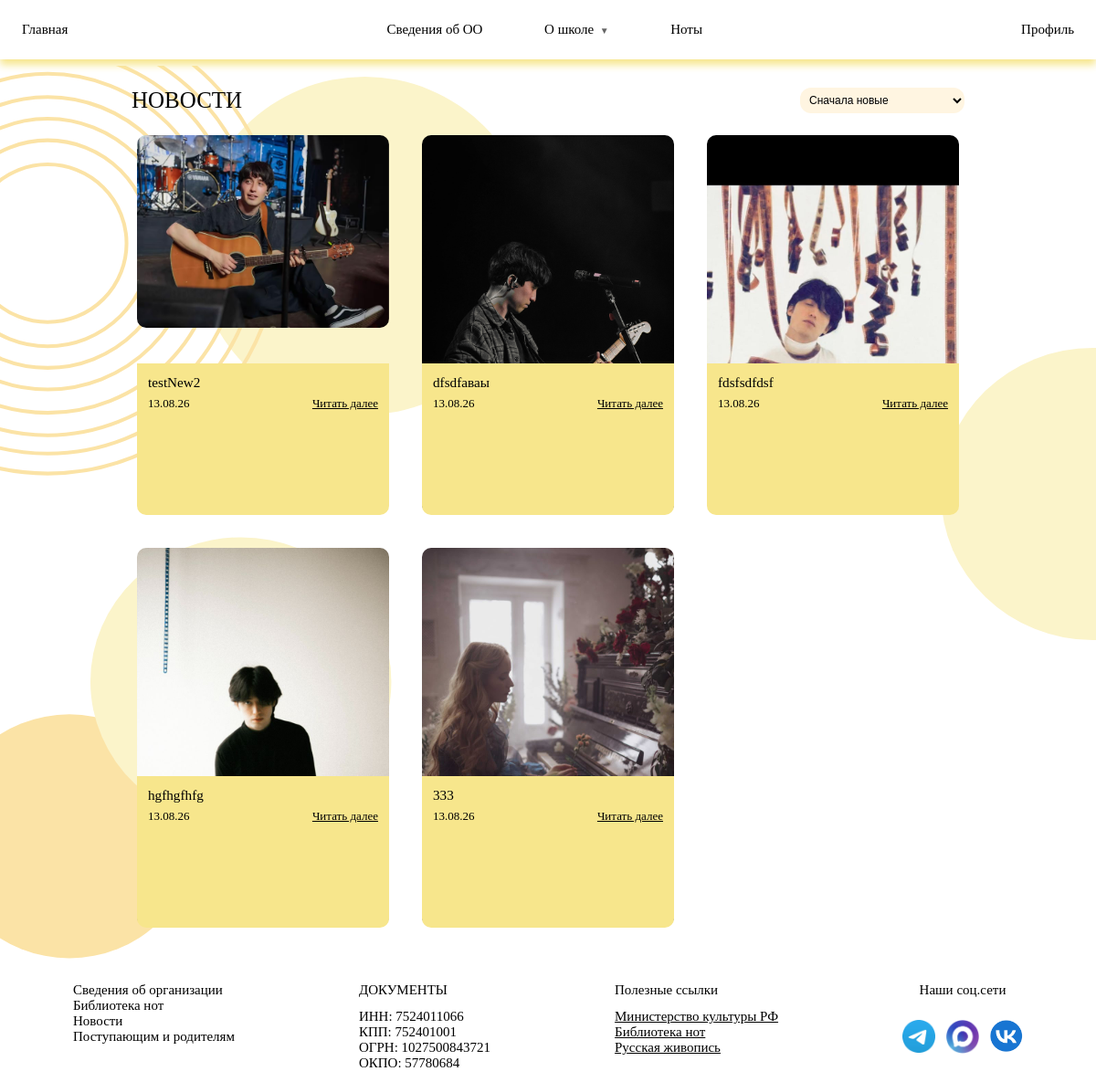
The page /news/ on the database as committed earlier.
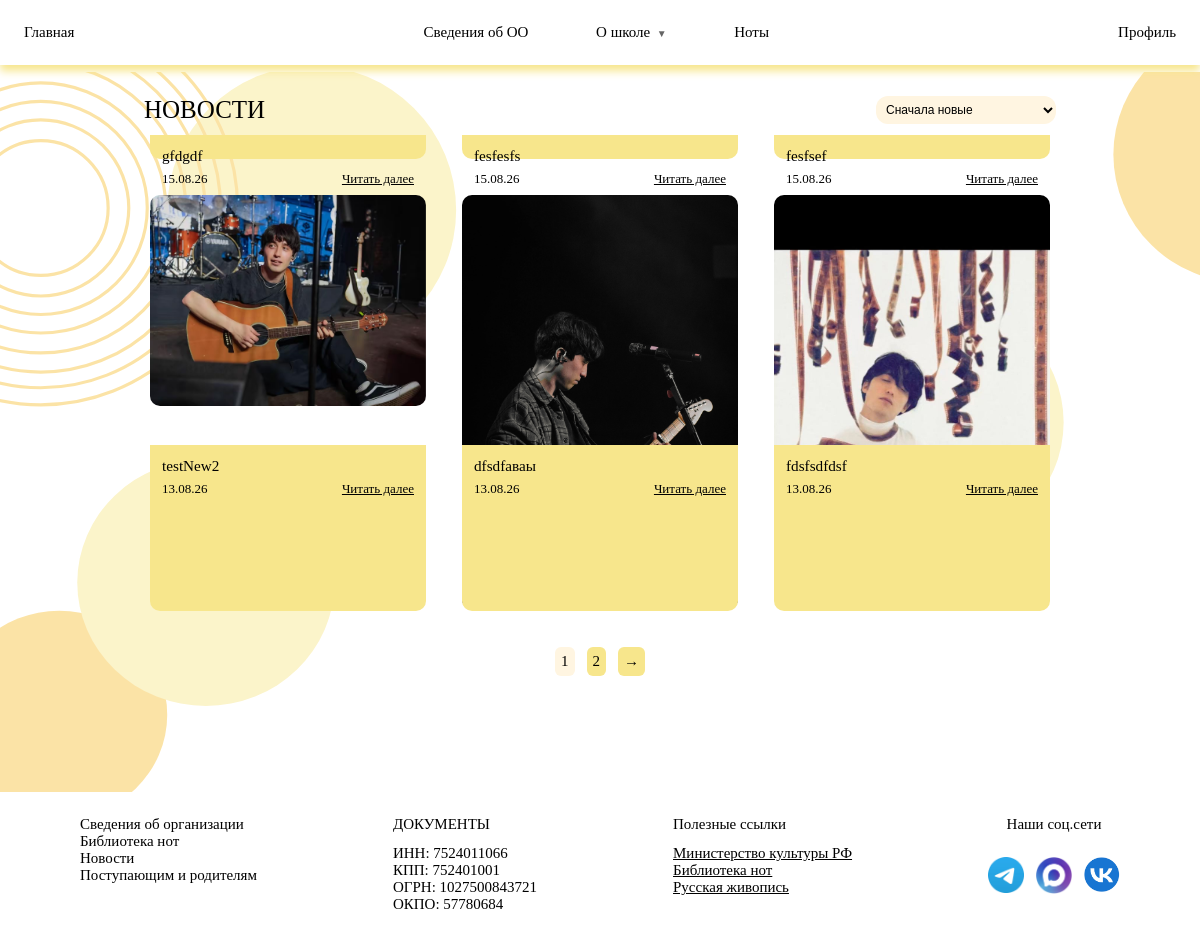
The same page on the database as committed later.
### adminFunc/models.py (models this page shows, shortened)
class News(models.Model):
    heading = models.CharField(
        max_length=255,
        verbose_name='Заголовок'
    )
    full_text = models.TextField(
        verbose_name='Полный текст'
    )
    date = models.DateField(
        auto_now_add=True,
        verbose_name='Дата публикации'
    )

class NewsPhoto(models.Model):
    new = models.ForeignKey(
        News,
        on_delete=models.CASCADE,
        related_name='photos',
        verbose_name='Новость'
    )
    photo = models.ImageField(
        upload_to='news_photos/',
        verbose_name='Фото'
    )

### adminFunc/views.py (the view)
# urls.py: path('news/', views.news_list_page, name='news-list-page'),
def news_list_page(request):
    ordering = request.GET.get('ordering', '-date')
    news_list = News.objects.all().order_by(ordering)
    paginator = Paginator(news_list, 6)
    page_number = request.GET.get('page')
    page_obj = paginator.get_page(page_number)
    return render(request, 'news_list.html', {
        'news_list': page_obj,
        'ordering': ordering,
    })

### templates/news_list.html (shortened to what this page needs)
{% extends 'base.html' %}
{% load static %}
{% block extra_css %}
<link rel="stylesheet" href="{% static 'news.css' %}">
{% endblock %}
{% block content %}
<main class="main">
    <div class="headline">
        <h2>НОВОСТИ</h2>
        <div class="filter">
            <select class="news-filter" id="sort" name="sort" onchange="location.href='?ordering='+this.value">
                <option value="-date" {% if ordering == '-date' %}selected{% endif %}>Сначала новые</option>
            </select>
        </div>
    </div>
    <div class="news-wrapper">
        {% for news in news_list %}
            <div class="new-card">
                {% if news.photos.all.0 %}
                    <img src="{{ news.photos.all.0.photo.url }}" alt="">
                {% else %}
                    <img src="{% static 'images/phtoo.png' %}" alt="">
                {% endif %}
                <div class="new-card-content">
                    <h3>{{ news.heading }}</h3>
                    <div class="new-detail">
                        <p class="new-date">{{ news.date|date:"d.m.y" }}</p>
                        <a href="{% url 'news-detail-page' news.id %}" class="read-more">Читать далее</a>
                    </div>
                </div>
            </div>
            {% empty %}
            <p>Новостей пока нет.</p>
        {% endfor %}
    </div>
    {% if news_list.paginator.num_pages > 1 %}
        <div class="pagination">
            {% for num in news_list.paginator.page_range %}
                {% if num == news_list.number %}
                    <span class="pag-link-cur current-page">{{ num }}</span>
                {% else %}
                    <a class="pag-link" href="?page={{ num }}&ordering={{ ordering }}">{{ num }}</a>
                {% endif %}
            {% endfor %}
            {% if news_list.has_next %}
                <a class="pag-link" href="?page={{ news_list.next_page_number }}&ordering={{ ordering }}">→</a>
            {% endif %}
        </div>
        {% endif %}
</main>
{% endblock %}

Rows that differ between the two databases and show on the page:
no longer on this page (row unchanged): News: photos.all.0.photo (picture), heading "hgfhgfhfg", date "13.08.26"
no longer on this page (row unchanged): News: photos.all.0.photo (picture), heading "333", date "13.08.26"
added News: heading "gfdgdf", date "15.08.26"
added News: heading "fesfesfs", date "15.08.26"
added News: heading "fesfsef", date "15.08.26"
Other text that changed with them:
new list line: "1"
new list line: "2"
